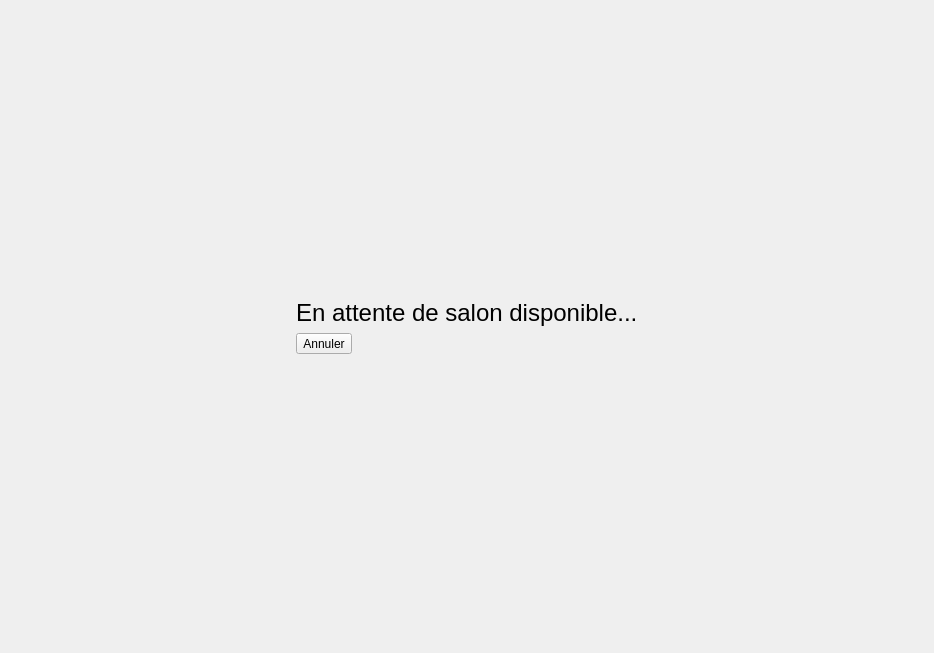
<?xml version="1.0" encoding="UTF-8"?>
<ui version="4.0">
 <class>Wait_ScreenWidget</class>
 <widget class="QWidget" name="Wait_ScreenWidget">
  <property name="geometry">
   <rect>
    <x>0</x>
    <y>0</y>
    <width>934</width>
    <height>653</height>
   </rect>
  </property>
  <property name="windowTitle">
   <string>Form</string>
  </property>
  <layout class="QVBoxLayout" name="verticalLayout">
   <item>
    <layout class="QGridLayout" name="gridLayout">
     <item row="1" column="0">
      <widget class="QLabel" name="label">
       <property name="font">
        <font>
         <pointsize>18</pointsize>
        </font>
       </property>
       <property name="text">
        <string>En attente de salon disponible...</string>
       </property>
      </widget>
     </item>
     <item row="2" column="0">
      <widget class="QToolButton" name="Annule_RechercheToolButton">
       <property name="text">
        <string>Annuler</string>
       </property>
       <property name="icon">
        <iconset resource="../images_widget.qrc">
         <normaloff>:/icons/UI/Resources/left-arrow.png</normaloff>:/icons/UI/Resources/left-arrow.png</iconset>
       </property>
       <property name="iconSize">
        <size>
         <width>24</width>
         <height>24</height>
        </size>
       </property>
       <property name="toolButtonStyle">
        <enum>Qt::ToolButtonTextBesideIcon</enum>
       </property>
      </widget>
     </item>
     <item row="3" column="0">
      <spacer name="verticalSpacer">
       <property name="orientation">
        <enum>Qt::Vertical</enum>
       </property>
       <property name="sizeHint" stdset="0">
        <size>
         <width>20</width>
         <height>40</height>
        </size>
       </property>
      </spacer>
     </item>
     <item row="0" column="0">
      <spacer name="verticalSpacer_2">
       <property name="orientation">
        <enum>Qt::Vertical</enum>
       </property>
       <property name="sizeHint" stdset="0">
        <size>
         <width>20</width>
         <height>40</height>
        </size>
       </property>
      </spacer>
     </item>
    </layout>
   </item>
  </layout>
 </widget>
 <resources>
  <include location="../images_widget.qrc"/>
 </resources>
 <connections/>
</ui>
